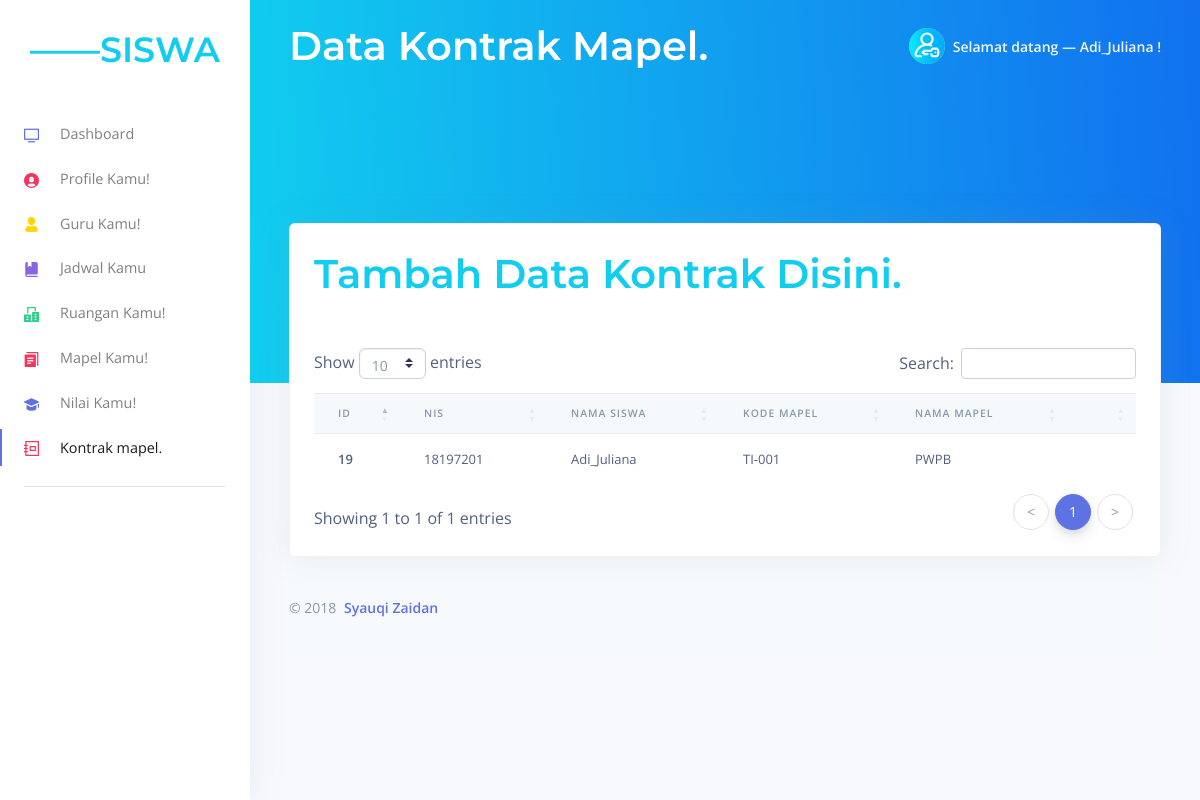
Screenshot of /admin/mahasiswa/datakontrak.php (signed in) with the database file from the repository.
### tables this page shows
CREATE TABLE `kontrak` (
  `id` int(50) NOT NULL,
  `nis` varchar(255) NOT NULL,
  `nama_siswa` varchar(255) NOT NULL,
  `kode_mapel` varchar(255) NOT NULL,
  `nama_mapel` varchar(255) NOT NULL
);

### admin/mahasiswa/datakontrak.php (the view, shortened to what this page needs)
<!DOCTYPE html>
<html lang="en">
<head>
  <link href="../assets/js/plugins/nucleo/css/nucleo.css" rel="stylesheet" />
  <link href="../assets/js/plugins/@fortawesome/fontawesome-free/css/all.min.css" rel="stylesheet" />
  <link rel="stylesheet" href="https://cdn.datatables.net/1.10.20/css/dataTables.bootstrap4.min.css">
  <link href="../assets/css/argon-dashboard.css?v=1.1.0" rel="stylesheet" />
</head>
<body class="">
  <nav class="navbar navbar-vertical fixed-left navbar-expand-md navbar-light bg-white" id="sidenav-main">
    <div class="container-fluid">
      <a class="navbar-brand pt-1 pb-0" href="../index.php">
        <p class="text-info text-uppercase font-weight-bold" style="font-family:montserrat,sans-serif !important; font-size:35px;">&mdash;&mdash;Siswa</p>
      </a>
      <div class="collapse navbar-collapse" id="sidenav-collapse-main">
        <ul class="navbar-nav mt--3">
          <li class="nav-item  class=">
            <a class=" nav-link  " href=" ../user.php"> <i class="ni ni-tv-2 text-primary"></i> Dashboard
            </a>
          </li>
          <li class="nav-item">
            <a class="nav-link  " href="data.php">
              <i class="ni ni-circle-08 text-red"></i> Profile Kamu!
            </a>
          </li>
          <li class="nav-item">
            <a class="nav-link  " href="dataguru.php">
              <i class="ni ni-single-02 text-yellow"></i> Guru Kamu!
            </a>
          </li>
          <li class="nav-item">
            <a class="nav-link " href="datajadwal.php">
              <i class="ni ni-book-bookmark text-purple"></i> Jadwal Kamu
            </a>
          </li>
          <li class="nav-item">
            <a class="nav-link " href="dataruangan.php">
              <i class="ni ni-building text-green"></i> Ruangan Kamu!
            </a>
          </li>
          <li class="nav-item">
            <a class="nav-link " href="datamapel.php">
              <i class="ni ni-single-copy-04 text-red"></i> Mapel Kamu!
            </a>
          </li>
          <li class="nav-item">
            <a class="nav-link " href="datanilai.php">
              <i class="ni ni-hat-3 text-blue"></i> Nilai Kamu!
            </a>
          </li>
          <li class="nav-item">
            <a class="nav-link active " href="datakontrak.php">
              <i class="ni ni-collection text-red"></i> Kontrak mapel.
            </a>
          </li>
        </ul>
        <hr class="my-3">
      </div>
  </nav>
  <div class="main-content">
    <nav class="navbar navbar-top navbar-expand-md navbar-dark" id="navbar-main">
      <div class="container-fluid">
        <a class="h1 mb-0 text text-white text-capitalize d-none d-lg-inline-block" href="./index.php" style="font-family:montserrat,sans serif !important; font-size:40px;">Data Kontrak Mapel.</a>
        <ul class="navbar-nav align-items-center d-none d-md-flex">
          <li class="nav-item dropdown">
            <a class="nav-link pr-0" href="#" role="button" data-toggle="dropdown" aria-haspopup="true" aria-expanded="false">
              <div class="media align-items-center">
                <span class="avatar avatar-sm rounded-circle">
                  <img alt="Image placeholder" src="../assets/img/theme/team-1-800x800.svg">
                </span>
                <div class="media-body ml-2 d-none d-lg-block">
                  <span class="mb-0 text-sm  font-weight-bold">Selamat datang &mdash; <?= $_SESSION['username']; ?> !</span>
                </div>
              </div>
            </a>
          </li>
        </ul>
      </div>
    </nav>
    <div class="header bg-gradient-info pb-8 pt-5 pt-md-8">
      <div class="container-fluid">
        <div class="header-body">
        </div>
      </div>
    </div>
    <div class="container-fluid mt--9">
      <div class="row">
        <div class="col">
          <div class="card shadow">
            <div class="card-header border-0">
              <a data-toggle="modal" data-target="#exampleModalCenter">
                <h1 class="mb-0 text-info text text-capitalize d-none d-lg-inline-block" style="font-family:montserrat; font-size:40px;">Tambah Data Kontrak Disini. </h1>
              </a>
            </div>
            <div class="table-responsive p-4">
              <table id="example" class="table align-items-center table-flush">
                <thead class="thead-light">
                  <tr>
                    <th scope="col">ID</th>
                    <th scope="col">NIS</th>
                    <th scope="col">Nama Siswa</th>
                    <th scope="col">Kode Mapel</th>
                    <th scope="col">Nama Mapel</th>
                    <th scope="col"></th>
                  </tr>
                </thead>
                <tbody>
                  <?php
                  include 'koneksi.php';
                  $username = $_SESSION['username'];
                  $data = mysqli_query($koneksi, "select * from kontrak where nama_siswa='$username'");
                  while ($d = mysqli_fetch_array($data)) {
                  ?>
                    <tr>
                      <th scope="row">
                        <?php echo $d['id']; ?>
                      </th>
                      <td>
                        <?php echo $d['nis']; ?>
                      </td>
                      <td>
                        <?php echo $d['nama_siswa']; ?>
                      </td>
                      <td>
                        <?php echo $d['kode_mapel']; ?>
                      </td>
                      <td>
                        <?php echo $d['nama_mapel']; ?>
                      </td>
                      <td class="text-right">
            </div>
          <?php
                  }
          ?>
          </div>
        </div>
      </div>
    </div>
    <footer class="footer">
      <div class="row align-items-center justify-content-xl-between">
        <div class="col-xl-6">
          <div class="copyright text-center text-xl-left text-muted">
            &copy; 2018 <a href="https://syauqizaidan.github.io" class="font-weight-bold ml-1" target="_blank">Syauqi Zaidan</a>
          </div>
        </div>
        <div class="col-xl-6">
        </div>
      </div>
    </footer>
  </div>
</body>
</html>

### rows the page displays
kontrak: id "19", nis "18197201", nama_siswa "Adi_Juliana", kode_mapel "TI-001", nama_mapel "PWPB"

### other values shown
$_SESSION['username'] "Adi_Juliana"
